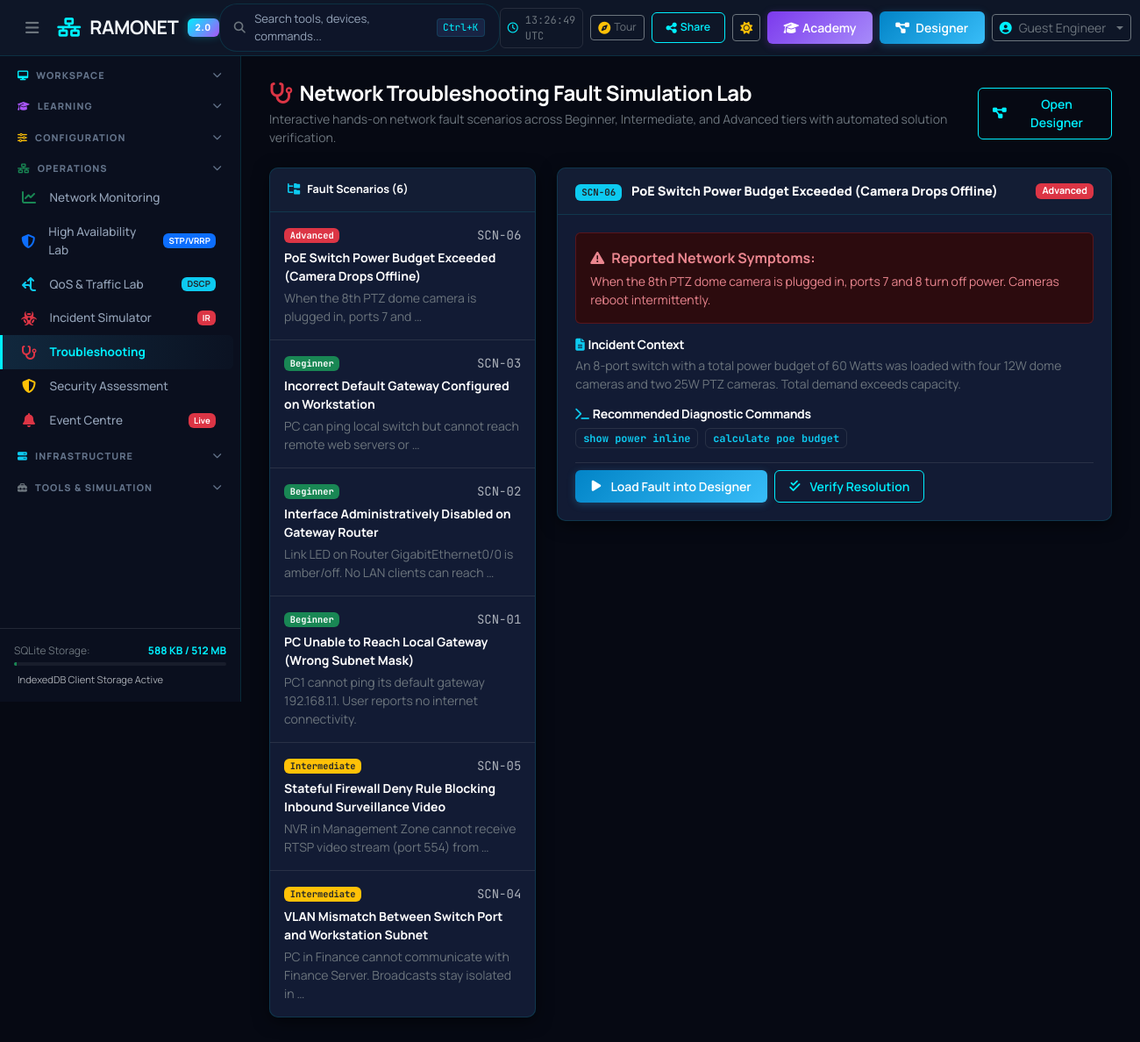
Screenshot of /troubleshooting/ with the database file from the repository.
### troubleshooting/models.py (models this page shows, shortened)
class TroubleshootingScenario(models.Model):
    DIFFICULTY_CHOICES = [
        ('beginner', 'Beginner'),
        ('intermediate', 'Intermediate'),
        ('advanced', 'Advanced'),
    ]
    code = models.CharField(max_length=32, unique=True)
    title = models.CharField(max_length=200)
    difficulty = models.CharField(max_length=16, choices=DIFFICULTY_CHOICES, default='beginner')
    category = models.CharField(max_length=64, default='IP & Routing')
    symptoms = models.TextField(help_text="Visible network symptoms reported by users or monitoring")
    description = models.TextField(help_text="Context and background story of the incident")
    initial_topology = models.JSONField(help_text="Network topology JSON containing the fault")
    fault_device_id = models.CharField(max_length=64, blank=True, default='')
    fault_type = models.CharField(max_length=64, help_text="e.g. wrong_gateway, vlan_mismatch, acl_block")
    fault_summary = models.TextField()
    suggested_commands = models.JSONField(default=list, blank=True)
    hints = models.JSONField(default=list, blank=True)
    verification_rule = models.JSONField(
        default=dict,
        help_text="Rules: {'test_type': 'ping', 'source': 'PC1', 'destination': '192.168.1.1', 'expected': 'success'}"
    )
    root_cause_explanation = models.TextField()
    recommended_solution = models.TextField()
    display_order = models.PositiveIntegerField(default=0)
    class Meta:
        ordering = ['difficulty', 'display_order', 'title']

### troubleshooting/views.py (the view)
# urls.py: path('', views.lab_view, name='lab'),
def lab_view(request):
    scenarios = TroubleshootingScenario.objects.all()
    selected_code = request.GET.get('scenario', '').strip()
    active_scenario = scenarios.filter(code=selected_code).first() if selected_code else scenarios.first()
    context = {
        'scenarios': scenarios,
        'active_scenario': active_scenario,
        'page_title': 'Network Troubleshooting Lab',
    }
    return render(request, 'troubleshooting/lab.html', context)

### accounts/context_processors.py (called while the page is built)
def ramonet_context(request):
    db_size_kb = 0
    db_path = settings.DATABASES['default']['NAME']
    if os.path.exists(db_path):
        db_size_kb = round(os.path.getsize(db_path) / 1024, 1)
    return {
        'APP_NAME': 'Ramonet',
        'APP_VERSION': '2.0.0',
        'APP_SUBTITLE': 'Enterprise Network Simulator & Learning Platform',
        'DB_SIZE_KB': db_size_kb,
        'PYTHONANYWHERE_STORAGE_LIMIT_MB': 512,
        'USER_PREFERENCES': {
            'theme': 'dark-navy',
            'sidebar_collapsed': False,
        }
    }

### templates/troubleshooting/lab.html (shortened to what this page needs)
{% extends 'base.html' %}
{% load static %}
{% block content %}
<div class="container-fluid px-0">
    <div class="d-flex align-items-center justify-content-between mb-4">
        <div>
            <h4 class="text-white fw-bold mb-1">
                <i class="fa-solid fa-stethoscope text-danger me-2"></i>Network Troubleshooting Fault Simulation Lab
            </h4>
            <p class="text-secondary small mb-0">Interactive hands-on network fault scenarios across Beginner, Intermediate, and Advanced tiers with automated solution verification.</p>
        </div>
        <a href="{% url 'topology:designer' %}" class="btn btn-outline-cyan btn-sm">
            <i class="fa-solid fa-diagram-project me-1"></i> Open Designer
        </a>
    </div>
    <div class="row g-4">
        <div class="col-lg-4">
            <div class="ramonet-card">
                <div class="ramonet-card-header d-flex justify-content-between align-items-center">
                    <span class="text-white fw-bold small"><i class="fa-solid fa-folder-tree text-info me-2"></i>Fault Scenarios ({{ scenarios.count }})</span>
                </div>
                <div class="list-group list-group-flush bg-transparent">
                    {% for scn in scenarios %}
                    <a href="{% url 'troubleshooting:lab' %}?scenario={{ scn.code }}" class="list-group-item list-group-item-action bg-transparent border-secondary border-opacity-25 p-3 {% if active_scenario.code == scn.code %}active bg-sidebar{% endif %}">
                        <div class="d-flex align-items-center justify-content-between mb-1">
                            <span class="badge {% if scn.difficulty == 'beginner' %}bg-success{% elif scn.difficulty == 'intermediate' %}bg-warning text-dark{% else %}bg-danger{% endif %} font-monospace" style="font-size:0.65rem;">
                                {{ scn.get_difficulty_display }}
                            </span>
                            <small class="text-muted font-monospace">{{ scn.code }}</small>
                        </div>
                        <strong class="text-white small d-block mb-1">{{ scn.title }}</strong>
                        <p class="text-secondary small mb-0">{{ scn.symptoms|truncatewords:12 }}</p>
                    </a>
                    {% empty %}
                    <div class="p-3 text-muted text-center">No scenarios loaded.</div>
                    {% endfor %}
                </div>
            </div>
        </div>
        <div class="col-lg-8">
            {% if active_scenario %}
            <div class="ramonet-card mb-4">
                <div class="ramonet-card-header d-flex justify-content-between align-items-center">
                    <div>
                        <span class="badge bg-info text-dark font-monospace me-2">{{ active_scenario.code }}</span>
                        <strong class="text-white">{{ active_scenario.title }}</strong>
                    </div>
                    <span class="badge {% if active_scenario.difficulty == 'beginner' %}bg-success{% elif active_scenario.difficulty == 'intermediate' %}bg-warning text-dark{% else %}bg-danger{% endif %}">
                        {{ active_scenario.get_difficulty_display }}
                    </span>
                </div>
                <div class="ramonet-card-body">
                    <div class="p-3 mb-3 bg-danger-subtle text-danger-emphasis rounded border border-danger border-opacity-25">
                        <strong class="d-block mb-1"><i class="fa-solid fa-triangle-exclamation me-2"></i>Reported Network Symptoms:</strong>
                        <div class="small">{{ active_scenario.symptoms }}</div>
                    </div>
                    <h6 class="text-white small fw-bold mb-1"><i class="fa-solid fa-file-lines text-info me-1"></i>Incident Context</h6>
                    <p class="text-secondary small mb-3">{{ active_scenario.description }}</p>
                    <h6 class="text-white small fw-bold mb-2"><i class="fa-solid fa-terminal text-info me-1"></i>Recommended Diagnostic Commands</h6>
                    <div class="d-flex flex-wrap gap-2 mb-3">
                        {% for cmd in active_scenario.suggested_commands %}
                        <span class="badge bg-sidebar border border-secondary border-opacity-25 text-info font-monospace">{{ cmd }}</span>
                        {% endfor %}
                    </div>
                    <div class="d-flex gap-2 pt-2 border-top border-secondary border-opacity-25">
                        <button class="btn btn-sm btn-primary-blue" id="btn-load-fault-topology">
                            <i class="fa-solid fa-play me-1"></i> Load Fault into Designer
                        </button>
                        <button class="btn btn-sm btn-outline-cyan" id="btn-verify-lab-fix">
                            <i class="fa-solid fa-check-double me-1"></i> Verify Resolution
                        </button>
                    </div>
                </div>
            </div>
            {% endif %}
        </div>
    </div>
</div>
{% endblock %}

### static/css/ramonet-theme.css (style rules this page uses)
:root, [data-bs-theme="dark"] { --bg-main: #060913; --bg-sidebar: #0a0f1e; --bg-secondary: #0e1529; --bg-card: #121b34; --bg-surface-elevated: #182444; --primary-accent: #00f0ff; --primary-accent-rgb: 0, 240, 255; --primary-accent-hover: #38bdf8; --primary-glow: rgba(0, 240, 255, 0.28); --secondary-accent: #a855f7; --secondary-accent-rgb: 168, 85, 247; --secondary-glow: rgba(168, 85, 247, 0.25); --success: #10b981; --success-rgb: 16, 185, 129; --success-glow: rgba(16, 185, 129, 0.25); --warning: #fbbf24; --warning-rgb: 251, 191, 36; --warning-glow: rgba(251, 191, 36, 0.25); --error: #fb7185; --danger: #fb7185; --error-rgb: 251, 113, 133; --error-glow: rgba(251, 113, 133, 0.25); --text-main: #f1f5f9; --text-primary: #f1f5f9; --text-secondary: #94a3b8; --text-muted: #64748b; --border-color: rgba(0, 240, 255, 0.12); --border-subtle: rgba(0, 240, 255, 0.18); --border-accent: rgba(0, 240, 255, 0.35); --card-shadow: 0 4px 20px -2px rgba(0, 0, 0, 0.65), 0 0 1px rgba(0, 240, 255, 0.15); --card-shadow-hover: 0 10px 28px -4px rgba(0, 0, 0, 0.8), 0 0 16px var(--primary-glow); --sidebar-width: 275px; --sidebar-collapsed-width: 74px; --header-height: 64px; --font-sans: 'Manrope', -apple-system, BlinkMacSystemFont, "Segoe UI", Roboto, "Helvetica Neue", Arial, sans-serif; --font-mono: 'JetBrains Mono', 'Fira Code', Menlo, Monaco, Consolas, "Courier New", monospace; --radius-sm: 6px; --radius-md: 10px; --radius-lg: 14px; }
*, *::before, *::after { box-sizing: border-box; }
html, body { font-family: 'Manrope', -apple-system, BlinkMacSystemFont, "Segoe UI", Roboto, "Helvetica Neue", Arial, sans-serif; }
button, input, select, textarea, .form-control, .form-select, .btn, .card, .modal, .table, .navbar, .dropdown-menu, .nav, .nav-link, .badge, h1, h2, h3, h4, h5, h6, p, label, strong, b, em, small { font-family: 'Manrope', -apple-system, BlinkMacSystemFont, "Segoe UI", Roboto, "Helvetica Neue", Arial, sans-serif; }
code, kbd, pre, samp, .font-monospace, .terminal-screen, .terminal-input, .terminal-prompt-label, .tech-mono, .cisco-output, .cli-text { font-family: 'JetBrains Mono', 'Fira Code', Menlo, Monaco, Consolas, "Courier New", monospace !important; }
body { background-color: var(--bg-main); color: var(--text-main); margin: 0; padding: 0; overflow-x: hidden; line-height: 1.5; -webkit-font-smoothing: antialiased; }
h1, h2, h3, h4, h5, h6 { color: var(--text-main); font-weight: 700; letter-spacing: -0.02em; }
.ramonet-card { background: var(--bg-card); border: 1px solid var(--border-color); border-radius: var(--radius-md); box-shadow: var(--card-shadow); transition: transform 0.2s cubic-bezier(0.16, 1, 0.3, 1), box-shadow 0.2s ease, border-color 0.2s ease; position: relative; overflow: hidden; }
.ramonet-card-header { background: rgba(21, 31, 53, 0.65); border-bottom: 1px solid var(--border-color); padding: 0.95rem 1.25rem; font-weight: 700; font-size: 0.9rem; display: flex; align-items: center; justify-content: space-between; }
.ramonet-card-body { padding: 1.25rem; }
.btn-primary-blue { background: linear-gradient(135deg, #0284C7, #38BDF8); color: #FFFFFF !important; border: none; font-weight: 600; padding: 0.5rem 1.15rem; border-radius: var(--radius-sm); box-shadow: 0 2px 10px rgba(56, 189, 248, 0.25); transition: all 0.2s cubic-bezier(0.16, 1, 0.3, 1); display: inline-flex; align-items: center; gap: 0.45rem; }
.btn-outline-cyan { border: 1px solid var(--primary-accent); color: var(--primary-accent) !important; background: transparent; font-weight: 600; padding: 0.45rem 1rem; border-radius: var(--radius-sm); transition: all 0.2s ease; display: inline-flex; align-items: center; gap: 0.45rem; }

### rows the page displays
TroubleshootingScenario: difficulty "Advanced", code "SCN-06", title "PoE Switch Power Budget Exceeded (Camera Drops Offline)", symptoms "When the 8th PTZ dome camera is plugged in, ports 7 and …", symptoms "When the 8th PTZ dome camera is plugged in, ports 7 and 8 turn off power. Cameras reboot intermittently.", description "An 8-port switch with a total power budget of 60 Watts was loaded with four 12W dome cameras and two 25W PTZ cameras. Total demand exceeds capacity."
TroubleshootingScenario: difficulty "Beginner", code "SCN-03", title "Incorrect Default Gateway Configured on Workstation", symptoms "PC can ping local switch but cannot reach remote web servers or …"
TroubleshootingScenario: difficulty "Beginner", code "SCN-02", title "Interface Administratively Disabled on Gateway Router", symptoms "Link LED on Router GigabitEthernet0/0 is amber/off. No LAN clients can reach …"
TroubleshootingScenario: difficulty "Beginner", code "SCN-01", title "PC Unable to Reach Local Gateway (Wrong Subnet Mask)", symptoms "PC1 cannot ping its default gateway 192.168.1.1. User reports no internet connectivity."
TroubleshootingScenario: difficulty "Intermediate", code "SCN-05", title "Stateful Firewall Deny Rule Blocking Inbound Surveillance Video", symptoms "NVR in Management Zone cannot receive RTSP video stream (port 554) from …"
TroubleshootingScenario: difficulty "Intermediate", code "SCN-04", title "VLAN Mismatch Between Switch Port and Workstation Subnet", symptoms "PC in Finance cannot communicate with Finance Server. Broadcasts stay isolated in …"

### other values shown
{{ request.user.username|default:"Guest Engineer" }} "Guest Engineer"
{{ scenarios.count }} "6"
{{ cmd }} "show power inline" "calculate poe budget"
